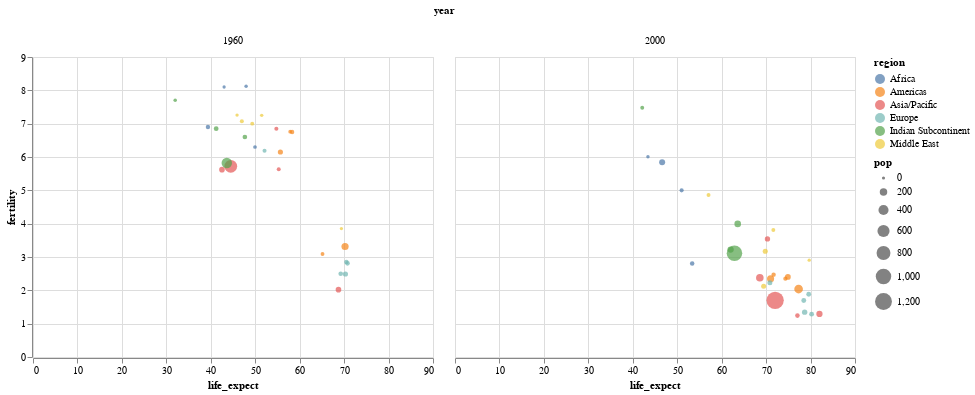

Source (notebook cell):
### Code cell
chart = alt.Chart(
    df
).mark_circle(
).encode(
    x='life_expect',
    y='fertility',
    color='region:N',
    size=alt.Size('pop', scale=alt.Scale(range=[10, 300])),
    tooltip=['country', 'region', 'pop', 'fertility', 'life_expect', 'year'],
    column='year'  # facet by year
).transform_filter(
    (alt.datum.year == 1960) | (alt.datum.year == 2000)  # filter for two years only
)

chart.display()

### Figure 1 — Vega-Lite specification as saved in the notebook (floating-point values rounded to 4 significant figures; data arrays with more than 128 entries replaced by an {"elided": "..."} marker saying what was removed)
{"$schema": "https://vega.github.io/schema/vega-lite/v3.4.0.json", "config": {"mark": {"tooltip": null}, "view": {"height": 300, "width": 400}}, "data": {"name": "data-eb55b3c04935b1d5bce4fa9a8c24136b"}, "datasets": {"data-eb55b3c04935b1d5bce4fa9a8c24136b": {"elided": "308 records"}}, "encoding": {"color": {"field": "region", "type": "nominal"}, "column": {"field": "year", "type": "quantitative"}, "size": {"field": "pop", "scale": {"range": [10, 300]}, "type": "quantitative"}, "tooltip": [{"field": "country", "type": "nominal"}, {"field": "region", "type": "nominal"}, {"field": "pop", "type": "quantitative"}, {"field": "fertility", "type": "quantitative"}, {"field": "life_expect", "type": "quantitative"}, {"field": "year", "type": "quantitative"}], "x": {"field": "life_expect", "type": "quantitative"}, "y": {"field": "fertility", "type": "quantitative"}}, "mark": "circle", "transform": [{"filter": "((datum.year === 1960) || (datum.year === 2000))"}]}
